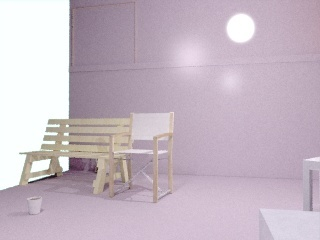
#> input picture chosen/photo/108_2875.jpg, 320 x 240 px, found by its file name; its folder holds only this picture in this run
$ python segmentation.py
#> lines starting #> are read from the running program, lines starting #| are printed output that depends on the picture
import cv2
import numpy as np
import sys
import os
#sys.path.append("..")
from PIL import Image
import colorsys
import pickle
import argparse


def valid_object(min_x, min_y, max_x, max_y, img):
    box_width = max_x-min_x
    box_height = max_y-min_y
    img_height, img_width = img.shape[0], img.shape[1]
    if box_width < 20 :
        return False
    if box_height < 20:
        return False
    if box_width/img_width > 0.5:
        return False
    if box_height/img_height > 0.5:
        return False
    area = box_height*box_width
    ratio = area/(img_height*img_width)
    if ratio < 0.001 or ratio > 0.2:
        return False
    return True

def get_objects(img, seg):
    objects = {}

    labels = np.unique(seg)
    labels = labels[labels!=0]

    img_rgba = np.ones((img.shape[0], img.shape[1], 4)) * 255
    img_rgba[:, :, 0:3] = img

    for label in labels:

        mask = (seg == label).astype(np.uint8)
        kernel = np.ones((5,5), np.uint8)
        dilated_mask = cv2.dilate(mask, kernel, iterations=1)

        num_objects, _, info, _ = cv2.connectedComponentsWithStats(dilated_mask)
        for i in range(1, num_objects):
            x, y, w, h, _ = info[i]
            min_x = x
            min_y = y
            max_x = x+w
            max_y = y+h

            if valid_object(min_x, min_y, max_x, max_y, img):
                masked_img = img_rgba*np.repeat(mask[:, :, np.newaxis], 4, axis=2)
                cropped = masked_img[min_y:max_y, min_x:max_x]
                objects[(min_x, min_y, max_x, max_y)] = cropped

    return objects

def get_selected_paths():
    good_paths = []
    for f in os.listdir("chosen/photo"):
        if f[-4:] != ".jpg":
            continue
        folder_id, id = f.split("_")[0], f.split("_")[1][:-4]
        good_paths.append([int(folder_id), int(id)])
    return good_paths

results = {}
for path in get_selected_paths():
    img_path = os.path.join("chosen", "photo", str(path[0]) + "_" + str(path[1]) + ".jpg")
    img = np.array(Image.open(img_path))
#> img is the input picture: shape (240, 320, 3); mean R, G, B 197.4, 183.5, 195
    seg_path = os.path.join("chosen", "instance", str(path[0]) + "_" + str(path[1]) + ".png")
    seg = np.array(Image.open(seg_path))

    res = get_objects(img, seg)
#> in get_objects, `labels = np.unique(seg)`: labels = 236 values from 15 to 255
#> the loop in get_objects, `for label in labels: ` made 1 pass
#> label on pass 1: 15
#> pass 1, in get_objects, `dilated_mask = cv2.dilate(mask, kernel, iterations=1)`:
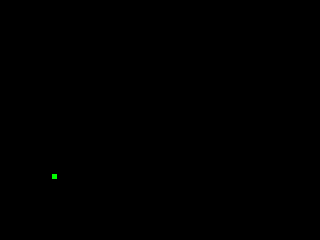
#> dilated_mask: shape (240, 320, 3); mean R, G, B 0, 0.000326, 0; drawn with 1 as white
#> after the loop in get_objects, `for label in labels:`: objects = 0 items
#> (the run stopped early here; a loop or call above may not have finished)

$ run again, on chosen/photo/135_6875.jpg
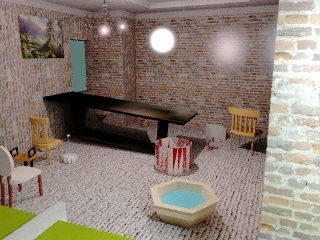
#> input picture chosen/photo/135_6875.jpg, 320 x 240 px, found by its file name
#> img is the input picture: shape (240, 320, 3); mean R, G, B 141.1, 128.5, 117.3
#> in get_objects, `labels = np.unique(seg)`: labels = 256 values from 0 to 255
#> in get_objects, `labels = labels[labels!=0]`: labels = 255 values from 1 to 255
#> the loop in get_objects, `for label in labels: ` made 1 pass
#> pass 1, in get_objects, `mask = (seg == label).astype(np.uint8)`:
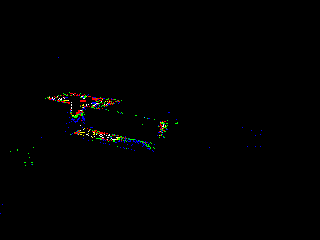
#> mask: shape (240, 320, 3); mean R, G, B 0.00436, 0.00454, 0.00384; drawn with 1 as white
#> pass 1, in get_objects, `dilated_mask = cv2.dilate(mask, kernel, iterations=1)`:
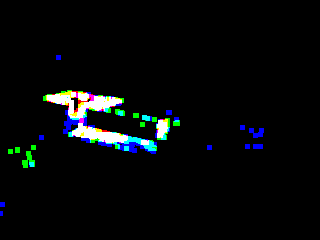
#> dilated_mask: shape (240, 320, 3); mean R, G, B 0.0245, 0.0345, 0.0379; drawn with 1 as white
#> after the loop in get_objects, `for label in labels:`: objects = 0 items
